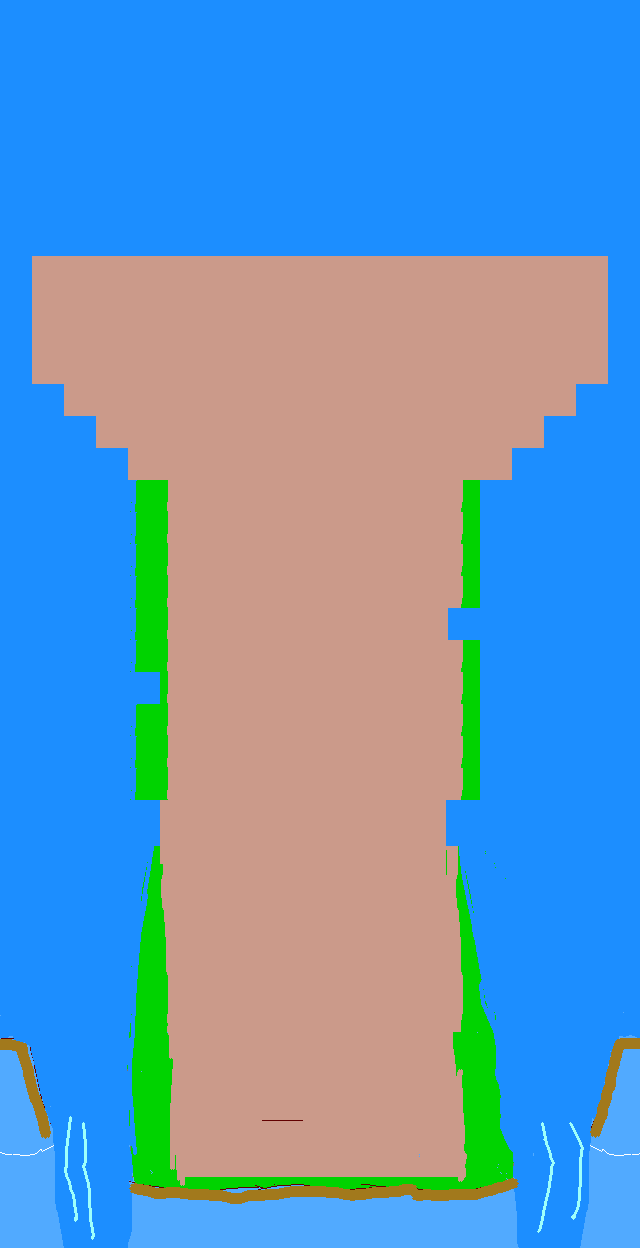

Tiled map render using the project's own tile images. Description and the map definition, with tile-layer contents summarised, below:
An orthogonal 20x39 tile map with 32x32 px tiles, 3 tile layers (Tile Layer 2, Tile Layer 1, Tile Layer 3), 8 tilesets and 8 objects (3x character, level Info).

<map version="1.2" tiledversion="1.2.1" orientation="orthogonal" renderorder="right-down" width="20" height="39" tilewidth="32" tileheight="32" infinite="0" nextlayerid="35" nextobjectid="49">
 <tileset firstgid="1" name="grassstage" tilewidth="32" tileheight="32" tilecount="2025" columns="45">
  <image source="grassstage.png" width="1440" height="1440" />
 </tileset>
 <tileset firstgid="2026" name="grassstage2" tilewidth="32" tileheight="32" tilecount="2500" columns="50">
  <image source="grassstage2.png" width="1600" height="1600" />
 </tileset>
 <tileset firstgid="4526" name="playerstart" tilewidth="32" tileheight="32" tilecount="1" columns="1">
  <image source="playerstart.png" width="32" height="32" />
  <tile id="0">
   <properties>
    <property name="orient" value="right" />
    <property name="playerstart" value="" />
   </properties>
  </tile>
 </tileset>
 <tileset firstgid="4527" name="grassstage3" tilewidth="32" tileheight="32" tilecount="1700" columns="50">
  <image source="grassstage3.png" width="1600" height="1088" />
 </tileset>
 <tileset firstgid="6227" source="grassstage4redux.tsx" />
 <tileset firstgid="6927" name="grasstownweaponshop" tilewidth="32" tileheight="32" tilecount="300" columns="20">
  <image source="grasstownweaponshop.png" width="640" height="480" />
 </tileset>
 <tileset firstgid="7227" source="1stdefaultplace.tsx" />
 <tileset firstgid="7527" source="floatingisland1.tsx" />
 <layer id="32" name="Tile Layer 2" width="20" height="39">
  <data>[780 cells, 300 non-empty, 300 distinct tile ids]</data>
 </layer>
 <layer id="33" name="Tile Layer 1" width="20" height="39">
  <data>[780 cells, 0 non-empty, 0 distinct tile ids]</data>
 </layer>
 <layer id="34" name="Tile Layer 3" width="20" height="39">
  <data>[780 cells, 780 non-empty, 270 distinct tile ids]</data>
 </layer>
 <objectgroup id="4" name="Object Layer 1">
  <object id="19" x="288" y="1088" width="32" height="32">
   <properties>
    <property name="orient" value="up" />
    <property name="playerstart" value="" />
    <property name="startarea" value="0" />
   </properties>
  </object>
  <object id="20" x="256" y="1184" width="128" height="64">
   <properties>
    <property name="NewArea" value="grasstown.tmx" />
    <property name="area" value="grasstown.tmx" />
    <property name="returnarea" value="2" />
   </properties>
  </object>
  <object id="22" name="level Info" x="64" y="800" width="24" height="24">
   <properties>
    <property name="areaname" value="Above" />
    <property name="levelinfo" value="1" />
   </properties>
  </object>
  <object id="26" name="gray" type="character" x="384" y="1024" width="32" height="64">
   <properties>
    <property name="SPflag1" value="" />
    <property name="description" value="And so, as prophesized, your training begins..." />
    <property name="image" value="sprites/graycloak.png" />
    <property name="name" value="Him" />
    <property name="orient" value="down" />
    <property name="sprite" value="" />
   </properties>
  </object>
  <object id="35" x="128" y="1184" width="384" height="32">
   <properties>
    <property name="block" value="" />
   </properties>
  </object>
  <object id="45" name="black" type="character" x="192" y="256" width="32" height="61">
   <properties>
    <property name="SPflag2" value="" />
    <property name="description" value="Strange how our moves define us..." />
    <property name="image" value="sprites/blackcloak.png" />
    <property name="name" value="???" />
    <property name="orient" value="down" />
    <property name="sprite2" value="" />
   </properties>
  </object>
  <object id="46" name="white" type="character" x="416" y="256" width="32" height="61">
   <properties>
    <property name="SPflag2" value="" />
    <property name="description" value="Strange how our moves define us..." />
    <property name="image" value="sprites/whitecloak.png" />
    <property name="name" value="???" />
    <property name="orient" value="down" />
    <property name="sprite2" value="" />
   </properties>
  </object>
  <object id="47" x="32" y="352" width="544" height="64">
   <properties>
    <property name="event" value="" />
    <property name="onetime" value="" />
   </properties>
  </object>
 </objectgroup>
</map>
